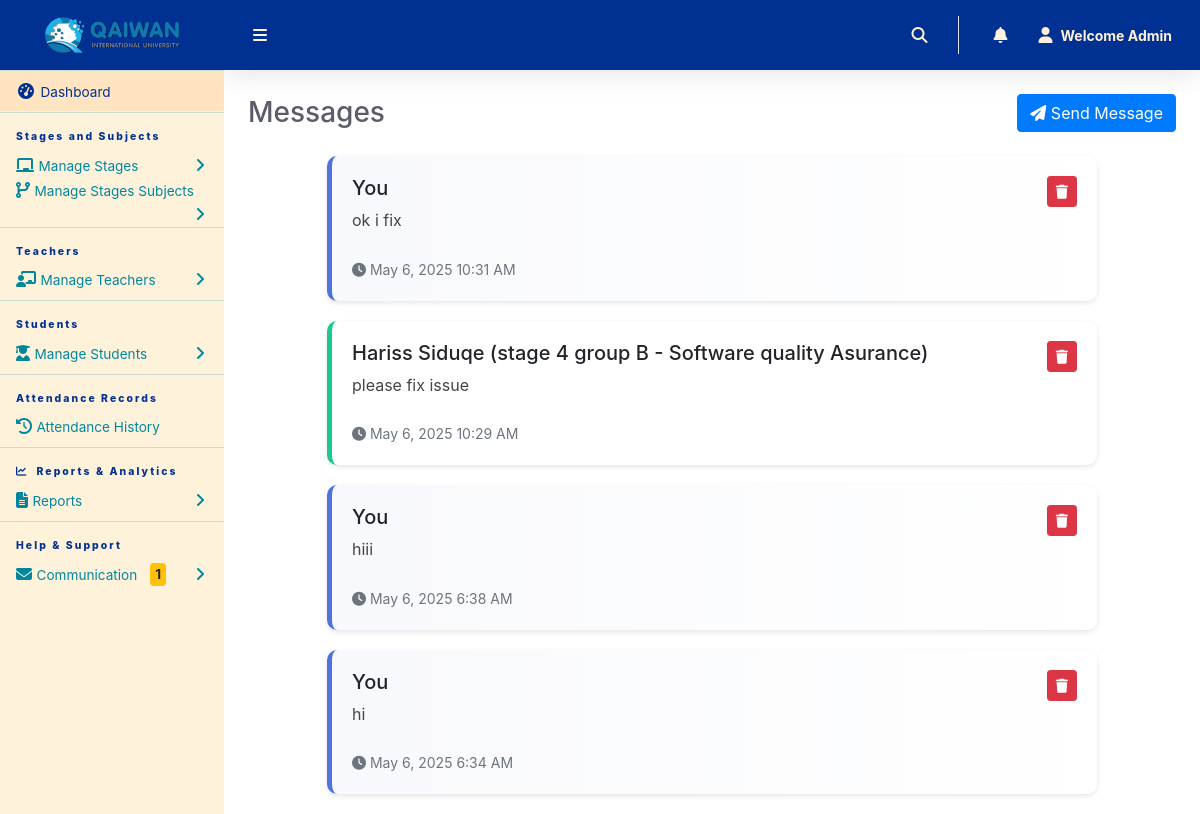
/Admin/viewMessages.php (signed in), run on the app's committed database.
### tables this page shows
CREATE TABLE `tblmessages` (
  `id` int(11) NOT NULL,
  `senderId` int(11) NOT NULL,
  `senderType` enum('admin','teacher') NOT NULL,
  `receiverId` int(11) NOT NULL,
  `receiverType` enum('admin','teacher') NOT NULL,
  `message` text NOT NULL,
  `isRead` tinyint(1) DEFAULT 0,
  `created_at` timestamp NOT NULL DEFAULT current_timestamp(),
  `deleted_by_teacher` tinyint(1) DEFAULT 0
);

### Admin/viewMessages.php (the view, shortened to what this page needs)
<?php
include '../Includes/dbcon.php';
$adminId = $_SESSION['userId'];
$query = "SELECT m.*, m.id as messageId, m.isRead,
          CASE
            WHEN m.senderType = 'teacher' THEN CONCAT(t.firstName, ' ', t.lastName)
            WHEN m.senderType = 'admin' THEN 'You'
            ELSE 'Unknown'
          END as senderName,
          CASE
            WHEN m.senderType = 'teacher' THEN
                GROUP_CONCAT(DISTINCT CONCAT(c.className, ' - ', ca.classArmName) SEPARATOR ', ')
            ELSE ''
          END as teacherClass
          FROM tblmessages m
          LEFT JOIN tblclassteacher t ON m.senderId = t.Id AND m.senderType = 'teacher'
          LEFT JOIN teacher_classes tc ON t.Id = tc.teacher_id
          LEFT JOIN tblclass c ON tc.class_id = c.Id
          LEFT JOIN tblclassarms ca ON tc.class_arm_id = ca.Id
          WHERE (m.receiverId = ? AND m.receiverType = 'admin')
          OR (m.senderId = ? AND m.senderType = 'admin')
          GROUP BY m.id
          ORDER BY m.created_at DESC";
$stmt = $conn->prepare($query);
$stmt->bind_param("ii", $adminId, $adminId);
$stmt->execute();
$result = $stmt->get_result();
?>
<!DOCTYPE html>
<html lang="en">
<head>
    <link href="../vendor/fontawesome-free/css/all.min.css" rel="stylesheet">
    <link href="../vendor/bootstrap/css/bootstrap.min.css" rel="stylesheet">
    <link href="css/ruang-admin.min.css" rel="stylesheet">
</head>
<body id="page-top">
    <div id="wrapper">
        <?php include "Includes/sidebar.php";?>
        <div id="content-wrapper" class="d-flex flex-column">
            <div id="content">
                <?php include "Includes/topbar.php";?>
                <div class="container-fluid">
                    <div class="d-sm-flex align-items-center justify-content-between mb-4">
                        <div class="d-flex align-items-center">
                            <h1 class="h3 mb-0 text-gray-800 mr-3">Messages</h1>
                        </div>
                        <button class="btn btn-primary" data-toggle="modal" data-target="#newMessageModal">
                            <i class="fas fa-paper-plane"></i> Send Message
                        </button>
                    </div>
                    <div class="messages-container">
                        <?php if($result && $result->num_rows > 0): ?>
                            <?php while($row = $result->fetch_assoc()): ?>
                                <div class="message-card <?php echo $row['senderType'] == 'admin' ? 'message-sent' : 'message-received'; ?>"
                                     data-message-id="<?php echo $row['messageId']; ?>">
                                    <div class="card-body">
                                        <div class="d-flex justify-content-between align-items-start">
                                            <div>
                                                <h5 class="card-title mb-1">
                                                    <?php echo htmlspecialchars($row['senderName']); ?>
                                                    <?php if($row['senderType'] == 'teacher'): ?>
                                                        <span class="teacher-info">(<?php echo htmlspecialchars($row['teacherClass']); ?>)</span>
                                                    <?php endif; ?>
                                                </h5>
                                                <div class="message-content mt-2">
                                                    <?php echo nl2br(htmlspecialchars($row['message'])); ?>
                                                </div>
                                            </div>
                                            <button class="btn btn-danger btn-sm delete-message" data-id="<?php echo $row['messageId']; ?>">
                                                <i class="fas fa-trash"></i>
                                            </button>
                                        </div>
                                        <div class="message-time mt-2">
                                            <small class="text-muted">
                                                <i class="fas fa-clock"></i>
                                                <?php echo date('F j, Y g:i A', strtotime($row['created_at'])); ?>
                                            </small>
                                        </div>
                                    </div>
                                </div>
                            <?php endwhile; ?>
                        <?php else: ?>
                            <div class="alert alert-info">No messages found</div>
                        <?php endif; ?>
                    </div>
                </div>
            </div>
        </div>
    </div>
</body>
</html>

### Admin/Includes/sidebar.php (shortened to what this page needs)
<ul class="navbar-nav sidebar accordion" id="accordionSidebar">
    <a class="sidebar-brand d-flex align-items-center justify-content-center" href="index.php">
        <div class="sidebar-brand-icon">
        <img src="../QIUTeacher.png" alt="QAIWAN International University">
        </div>
    </a>
    <hr class="sidebar-divider my-0">
    <li class="nav-item active">
        <a class="nav-link" href="index.php">
            <i class="fas fa-fw fa-tachometer-alt"></i>
            <span>Dashboard</span></a>
    </li>
    <hr class="sidebar-divider">
    <div class="sidebar-heading">
        Stages and Subjects
    </div>
    <li class="nav-item">
        <a class="nav-link collapsed" href="#" data-toggle="collapse" data-target="#collapseBootstrap" aria-expanded="true" aria-controls="collapseBootstrap">
            <i class="fas fa-chalkboard"></i>
            <span>Manage Stages</span>
        </a>
    </li>
    <li class="nav-item">
        <a class="nav-link collapsed" href="#" data-toggle="collapse" data-target="#collapseBootstrapusers" aria-expanded="true" aria-controls="collapseBootstrapusers">
            <i class="fas fa-code-branch"></i>
            <span>Manage Stages Subjects</span>
        </a>
    </li>
    <hr class="sidebar-divider">
    <div class="sidebar-heading">
        Teachers
    </div>
    <li class="nav-item">
        <a class="nav-link collapsed" href="#" data-toggle="collapse" data-target="#collapseBootstrapassests" aria-expanded="true" aria-controls="collapseBootstrapassests">
            <i class="fas fa-chalkboard-teacher"></i>
            <span>Manage Teachers</span>
        </a>
    </li>
     <hr class="sidebar-divider">
     <div class="sidebar-heading">
         Students
     </div>
     <li class="nav-item">
         <a class="nav-link collapsed" href="#" data-toggle="collapse" data-target="#collapseBootstrap2" aria-expanded="true" aria-controls="collapseBootstrap2">
             <i class="fas fa-user-graduate"></i>
             <span>Manage Students</span>
         </a>
     </li>
     <hr class="sidebar-divider">
     <div class="sidebar-heading">
         Attendance Records
     </div>
     <li class="nav-item">
         <a class="nav-link" href="attendanceHistory.php">
             <i class="fas fa-history"></i>
             <span>Attendance History</span>
         </a>
     </li>
    <hr class="sidebar-divider">
    <div class="sidebar-heading">
        <i class="fas fa-chart-line mr-2"></i>Reports & Analytics
    </div>
    <li class="nav-item">
        <a class="nav-link collapsed" href="#" data-toggle="collapse" data-target="#collapseReports"
           aria-expanded="true" aria-controls="collapseReports">
            <i class="fas fa-file-alt"></i>
            <span>Reports</span>
        </a>
    </li>
    <hr class="sidebar-divider">
    <div class="sidebar-heading">
        Help & Support
    </div>
<li class="nav-item">
    <a class="nav-link collapsed" href="#" data-toggle="collapse" data-target="#collapseHelp"
        aria-expanded="true" aria-controls="collapseHelp">
        <i class="fas fa-envelope"></i>
        <span>Communication</span>
        <?php
        $unreadQuery = "SELECT COUNT(*) as unread FROM tblmessages
                       WHERE receiverId = ?
                       AND receiverType = 'admin'
                       AND isRead = 0";
        $stmt = $conn->prepare($unreadQuery);
        $stmt->bind_param("i", $_SESSION['userId']);
        $stmt->execute();
        $unreadResult = $stmt->get_result();
        $unreadCount = $unreadResult->fetch_assoc()['unread'];
        if($unreadCount > 0):
        ?>
        <span class="badge badge-warning ml-2"><?php echo $unreadCount; ?></span>
        <?php endif; ?>
    </a>
</li>
</ul>

### Admin/Includes/topbar.php (shortened to what this page needs)
<?php
  $query = "SELECT * FROM tbladmin WHERE Id = ".$_SESSION['userId']."";
  $rs = $conn->query($query);
  $rows = $rs->fetch_assoc();
  $fullName = $rows['firstName']." ".$rows['lastName'];
?>
<head>
<link rel="stylesheet" href="https://cdnjs.cloudflare.com/ajax/libs/font-awesome/6.5.1/css/all.min.css">
</head>
<nav class="navbar navbar-expand navbar-light bg-gradient-primary topbar mb-4 static-top">
          <button id="sidebarToggleTop" class="btn btn-link rounded-circle mr-3">
            <i class="fa fa-bars"></i>
          </button>
          <ul class="navbar-nav ml-auto">
            <li class="nav-item dropdown no-arrow">
              <a class="nav-link dropdown-toggle" href="#" id="searchDropdown" role="button" data-toggle="dropdown"
                aria-haspopup="true" aria-expanded="false">
                <i class="fas fa-search fa-fw"></i>
              </a>
            </li>
            <li class="nav-item dropdown no-arrow mx-1">
                <a class="nav-link dropdown-toggle" href="#" id="alertsDropdown" role="button" data-toggle="dropdown" aria-haspopup="true" aria-expanded="false">
                    <i class="fas fa-bell fa-fw"></i>
                </a>
            </li>
            <li class="nav-item dropdown no-arrow">
              <a class="nav-link dropdown-toggle" href="#" id="userDropdown" role="button" data-toggle="dropdown"
                aria-haspopup="true" aria-expanded="false">
                <i class="fa-solid fa-user" style="color: #000000;"></i>
                <span class="ml-2 d-none d-lg-inline text-white small"><b>Welcome <?php echo $fullName;?></b></span>
              </a>
            </li>
          </ul>
        </nav>

### Admin/viewMessages.php (style rules this page uses)
.messages-container { max-width: 800px; margin: 20px auto; padding: 0 15px; }
.message-card { border-radius: 10px; margin-bottom: 20px; box-shadow: 0 2px 5px rgba(0,0,0,0.1); transition: transform 0.2s; }
.message-sent { border-left: 5px solid #4e73df; background: linear-gradient(to right, #f8f9fc, #ffffff); }
.message-received { border-left: 5px solid #1cc88a; background: #ffffff; }
.card-body { padding: 20px; }
.message-content { color: #444; line-height: 1.6; margin: 15px 0; font-size: 1rem; }

### Admin/Includes/topbar.php (style rules this page uses)
.navbar.bg-gradient-primary { background: #003092 !important; }
.navbar .fa-bars, .navbar .fa-search, .navbar .fa-bell, .navbar .fa-user { color: #FFF2DB !important; }
.navbar .text-white { color: #FFF2DB !important; }

### data on the page
tblmessages: senderName "You", message "ok i fix", created_at "May 6, 2025 10:31 AM"
tblmessages: senderName "Hariss Siduqe", teacherClass "stage 4 group B - Software quality Asurance", message "please fix issue", created_at "May 6, 2025 10:29 AM"
tblmessages: senderName "You", message "hiii", created_at "May 6, 2025 6:38 AM"
tblmessages: senderName "You", message "hi", created_at "May 6, 2025 6:34 AM"

### other printed values
$unreadCount "1"
$fullName "Admin"
